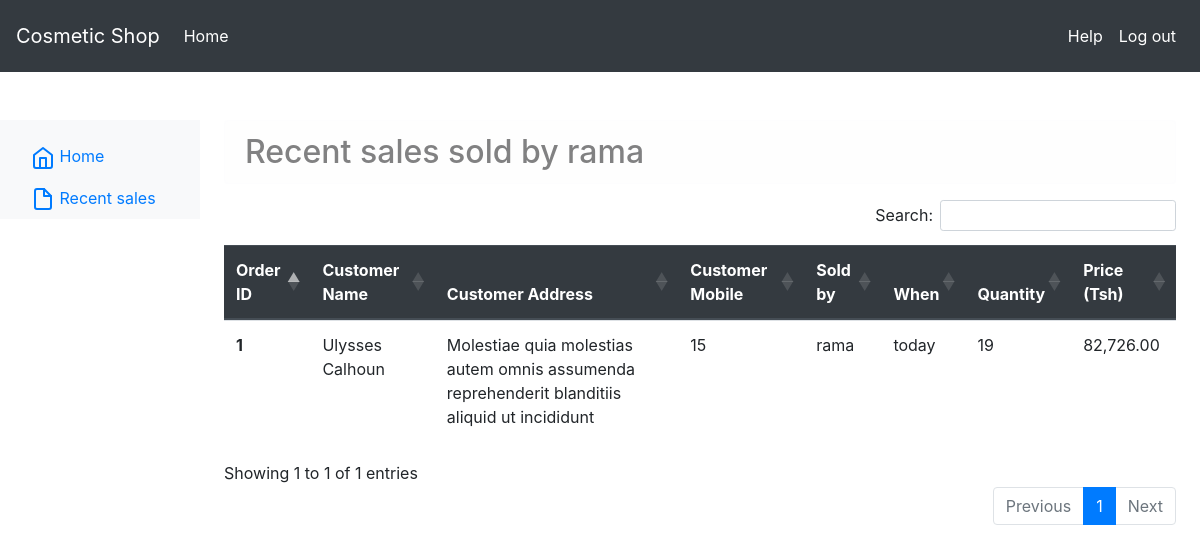
The page /pos/recent/sales/ (signed in) on the database its author committed.
### auths/models.py (models this page shows)
class User(AbstractUser):
    is_pos = models.BooleanField(default=False, blank=True, null=True)
    is_manager = models.BooleanField(default=False, blank=True, null=True)
    is_super_manager = models.BooleanField(default=False, blank=True, null=True)
    is_admin = models.BooleanField(default=False)

### orders/models.py (models this page shows, shortened)
class OrderItem(models.Model):
    order = models.ForeignKey(Order, related_name='items', on_delete=models.CASCADE)
    product = models.ForeignKey(Product, related_name='order_items', on_delete=models.CASCADE)
    price = models.DecimalField(max_digits=10, decimal_places=2)
    quantity = models.PositiveIntegerField(default=1)
    def get_cost(self):
        return self.price * self.quantity

class Order(models.Model):
    sold_by = models.ForeignKey(User, on_delete=models.DO_NOTHING, null=True, blank=True)
    first_name = models.CharField(_('first name'), max_length=50)
    last_name = models.CharField(_('last name'), max_length=50)
    mobile = models.PositiveIntegerField(blank=True, null=True)
    address = models.CharField(_('address'), max_length=250)
    created = models.DateTimeField(auto_now_add=True)
    updated = models.DateTimeField(auto_now=True)
    paid = models.BooleanField(default=False)
    class Meta:
        ordering = ('-created',)

### pos/views.py (the view)
# urls.py: path('recent/sales/', views.RecentOrdersView.as_view(), name='recent-sales')
class RecentOrdersView(generic.ListView):
    model = OrderItem
    template_name = 'pos/data/recent/list.html'
    def get_queryset(self):
        return OrderItem.objects.filter(order__sold_by__username=self.request.user.username)

### pos/templates/pos/data/recent/list.html (shortened to what this page needs)
{% extends 'pos/base.html' %}
{% load humanize %}
{% block ext %}
    {% block extra_css %}
    <link rel="stylesheet" href="https://cdnjs.cloudflare.com/ajax/libs/twitter-bootstrap/4.1.3/css/bootstrap.css">
    <link rel="stylesheet" href="https://cdn.datatables.net/1.10.21/css/dataTables.bootstrap4.min.css">
{% endblock %}
{% endblock %}
{% block main1 %}
<div class="alert alert-light h2">Recent sales sold by {{ user.username }}</div>
    {% if object_list %}
            <table class="table" id="shop_table">
  <thead class="thead-dark">
    <tr>
      <th scope="col">Order ID</th>
      <th scope="col">Customer Name</th>
      <th scope="col">Customer Address</th>
      <th scope="col">Customer Mobile</th>
      <th scope="col">Sold by</th>
      <th scope="col">When</th>
      <th scope="col">Quantity</th>
      <th scope="col">Price (Tsh)</th>
    </tr>
  </thead>
  <tbody>
  {% for res in orderitem_list %}
    <tr>
      <th scope="row">{{ res.id }}</th>
      <td>{{ res.order.first_name }} {{ res.order.last_name }}</td>
      <td>{{ res.order.address }}</td>
      <td>{{ res.order.mobile }}</td>
      <td>{{ res.order.sold_by }}</td>
      <td>{{ res.order.created|naturalday }}</td>
      <td>{{ res.quantity }}</td>
      <td>{{ res.get_cost|intcomma }}</td>
    </tr>
  {% endfor %}
  </tbody>
</table>
    {% else %}
        <div class="alert alert-danger">No orders to show this time.</div>
    {% endif %}
{% endblock %}

### rows shown on the page
User: username "rama"
OrderItem: id "1", order.first_name "Ulysses", order.last_name "Calhoun", order.address "Molestiae quia molestias autem omnis assumenda reprehenderit blanditiis aliquid ut incididunt", order.mobile "15", order.sold_by "rama", order.created "today", quantity "19", get_cost "82,726.00"
